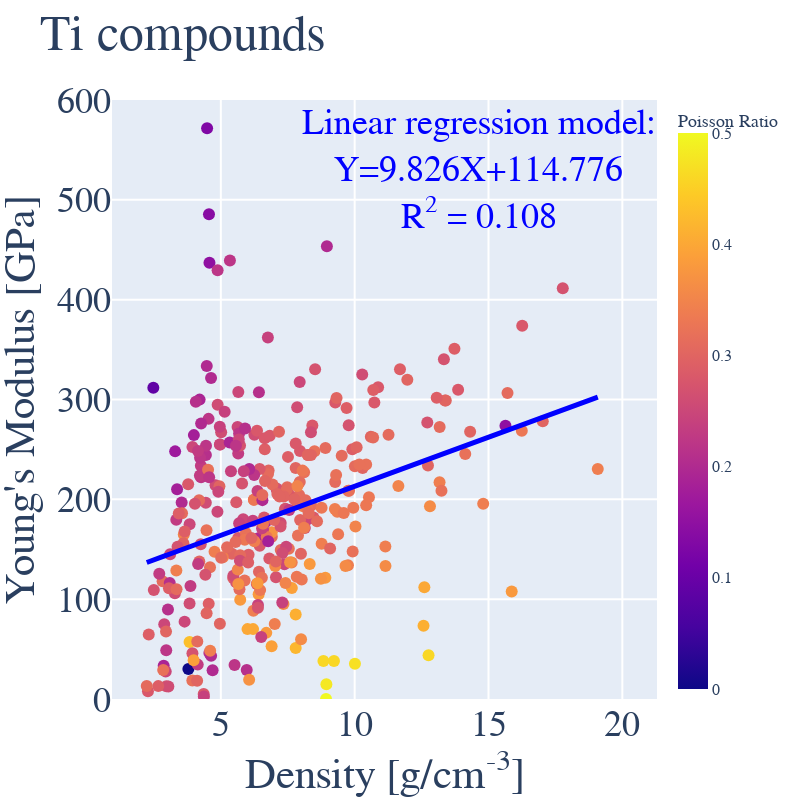

Notebook code cell kept with this figure:
### Code cell
import plotly
import plotly.graph_objs as go
from plotly.offline import iplot

plotly.offline.init_notebook_mode(connected=True)
layout_test = go.Layout(title= "Ti compounds", hovermode= 'closest',
                  font = dict(family='Times New Roman',size=36),
                  xaxis= dict(title= 'Density [g/cm<sup>-3</sup>]',zeroline= False, gridwidth= 2), #To change range put command inside xaxis dictionary after gridwidth range=[-XX,XX]
                  yaxis= dict(title= "Young's Modulus [GPa]",zeroline= False, gridwidth= 2,range=[0,600]), #To change range put command inside yaxis dictionary after gridwidth range=[-YY,YY]
                  height = 800,
                  width = 800,
    showlegend= False           
)

#Scatter plot of collected data. Use df_oxide_all dataframe. df_oxide_all.Density will pull density column. Could change Density or IPF to Molar Volume or simply volume if you wanted.
trace_test = go.Scatter(x = df.Density, y = df.Y_Modulus, mode = 'markers', text = df.Formula,
                           marker=dict(size=12, color=(df['poisson_ratio']),
                               colorbar = dict(title={ 'text': "Poisson Ratio", 
                                                    'font': {'family':'Georgia', 'size': 18}},  
                                             tickfont={'family':'Georgia', 'size': 16 })), 
                        name = 'All Queries')

predictions = y_pred.reshape(1,-1).tolist()[0]
full_x_list =X.reshape(1,-1).tolist()[0]

prediction = go.Scatter(x = full_x_list, y = predictions, mode = 'lines+text', 
                            line = dict(color = "blue", width = 5),name= "Model" )

import plotly.express as px
data_test = [trace_test, prediction]
fig_test = go.Figure(data_test, layout=layout_test)
fig_test.add_annotation(
            x=15,
            y=500,
            text= f"Linear regression model:<br>Y={model.coef_[0]:,.3f}X+{model.intercept_:,.3f}<br>R<sup>2</sup> = {R2:,.3f}", 
            font=dict(
                color="blue",
                size=36
            )
            )
iplot(fig_test)

### Figure 1 — Plotly figure (JSON) as saved in the notebook; plotly's stock layout.template omitted (floating-point values rounded to 4 significant figures; data arrays with more than 128 entries replaced by an {"elided": "..."} marker saying what was removed)
{"data": [{"marker": {"color": {"elided": "331 float values"}, "colorbar": {"tickfont": {"family": "Georgia", "size": 16}, "title": {"font": {"family": "Georgia", "size": 18}, "text": "Poisson Ratio"}}, "size": 12}, "mode": "markers", "name": "All Queries", "text": {"elided": "331 str values"}, "type": "scatter", "x": {"elided": "331 float values"}, "y": {"elided": "331 float values"}}, {"line": {"color": "blue", "width": 5}, "mode": "lines+text", "name": "Model", "type": "scatter", "x": {"elided": "331 float values"}, "y": {"elided": "331 float values"}}], "layout": {"annotations": [{"font": {"color": "blue", "size": 36}, "text": "Linear regression model:<br>Y=9.826X+114.776<br>R<sup>2</sup> = 0.108", "x": 15, "y": 500}], "font": {"family": "Times New Roman", "size": 36}, "height": 800, "hovermode": "closest", "showlegend": false, "title": {"text": "Ti compounds"}, "width": 800, "xaxis": {"gridwidth": 2, "title": {"text": "Density [g/cm<sup>-3</sup>]"}, "zeroline": false}, "yaxis": {"gridwidth": 2, "range": [0, 600], "title": {"text": "Young's Modulus [GPa]"}, "zeroline": false}}}
